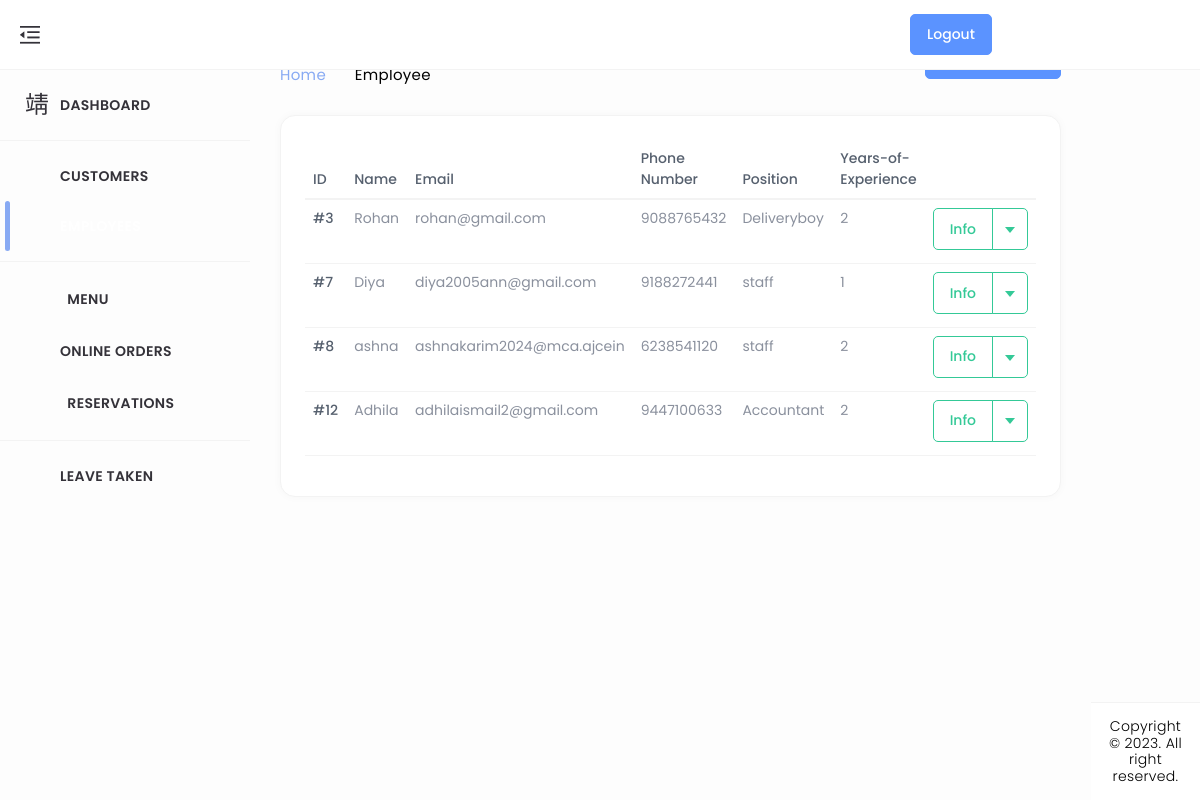
The app's page /emp_list/, older data.
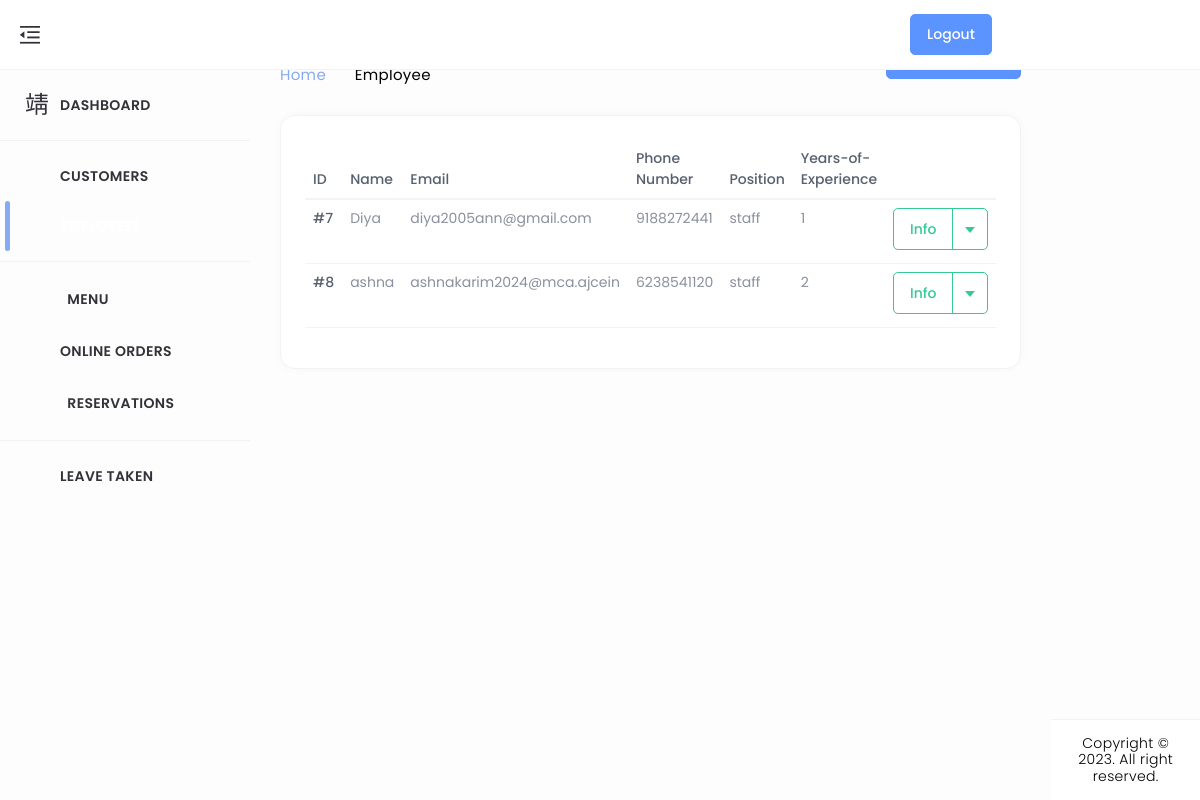
The same page, newer data.
### home/models.py (models this page shows, shortened)
class Employee(models.Model):
    position = models.CharField(max_length=100,editable=False,null=True,default='default')  # Field for the employee's position
    years_of_experience = models.PositiveIntegerField(null=True,default='default')  # Field for years of experience
    user=models.OneToOneField(CustomUser,on_delete=models.CASCADE)
    address = models.TextField(default='',null=True)  # Field for employee's address
    id_proof_number = models.CharField(max_length=100,default='',null=True)  # Field for employee's ID proof number
    education = models.CharField(max_length=100,default='',null=True)  # Field for employee's education
    qualification = models.CharField(max_length=100,default='',null=True)  # Field for employee's qualification
    emergency_name = models.CharField(max_length=100,default='',null=True)  # Field for emergency contact name
    emergency_contact_number = models.CharField(max_length=12,default='',blank=True, null=True)  # Field for emergency contact number
    image = models.ImageField(upload_to='employee_profile/', blank=True, null=True)
    active = models.BooleanField(default=True)

class CustomUser(AbstractUser):
    CUSTOMER = 1
    EMPLOYEE = 2
    ROLE_CHOICE = (
        (CUSTOMER, 'CUSTOMER'),
        (EMPLOYEE, 'EMPLOYEE'),
    )
    username=None
    first_name = None
    last_name = None
    USERNAME_FIELD = 'email'
    name = models.CharField(max_length=50)
    email = models.EmailField(max_length=100, unique=True)
    phone = models.CharField(max_length=12, blank=True)
    password = models.CharField(max_length=128)
    role = models.IntegerField(choices=ROLE_CHOICE, blank=True, null=True,default='1')
    is_admin = models.BooleanField(default=False)
    is_staff = models.BooleanField(default=False)
    is_active = models.BooleanField(default=True)
    is_superadmin = models.BooleanField(default=False)
    REQUIRED_FIELDS = ['name', 'phone']
    objects = UserManager()

### home/views.py (the view)
# urls.py: path('emp_list/',emp_list, name='emp_list'),
def emp_list(request):
    emp_lists = Employee.objects.all()  # Retrieve all menu items from the database
    return render(request,'admin_dashboard/emp-list.html',{'emp_lists':emp_lists})

### templates/admin_dashboard/emp-list.html (shortened to what the changed rows need)
{% load static %}
<!DOCTYPE html>
<html lang="en" dir="ltr">
<head>
	<link href="../../../../cdn.jsdelivr.net/npm/%40mdi/font%404.4.95/css/materialdesignicons.min.html" rel="stylesheet" />
	<link href="{% static 'assets/css/materialdesignicons.min.css' %}" rel="stylesheet" />
	<link href="{% static 'assets/plugins/simplebar/simplebar.css' %}" rel="stylesheet" />
	<link href="{% static 'assets/plugins/data-tables/datatables.bootstrap5.min.css' %}" rel='stylesheet'>
	<link href="{% static 'assets/plugins/data-tables/responsive.datatables.min.css' %}" rel='stylesheet'>
	<link id="{% static 'style.css' %}" rel="stylesheet" href="{% static 'assets/css/style.css' %}" />
</head>
<body id="body">
	<div class="wrapper">
		<div class="ec-page-wrapper">
			<div class="ec-content-wrapper">
				<div class="content">
					<div class="breadcrumb-wrapper d-flex align-items-center justify-content-between">
						<div>
							<h1>All Employees</h1>
						</div>
					</div>
					<div class="row">
						<div class="col-12">
							<div class="card card-default">
								<div class="card-body">
									<div class="table-responsive">
										<table id="responsive-data-table" class="table" style="width:100%">
											<thead>
												<tr>
													<th>ID</th>
													<th>Name</th>
													<th>Email</th>
													<th>Phone Number</th>
													<th>Position</th>
													<th>Years-of-Experience</th>
												</tr>
											</thead>
											<tbody>
												{% for list_emp in emp_lists %}
												{% if list_emp.active %}
												<tr>
													<td>#{{list_emp.id }}</td>
													<td>{{ list_emp.user.name }}</td>
													<td>{{ list_emp.user.email }}</td>
													<td>{{ list_emp.user.phone }}</td>
													<td>{{ list_emp.position }}</td>
													<td>{{ list_emp.years_of_experience }}</td>
													<td>
														<div class="btn-group mb-1">
															<button type="button" class="btn btn-outline-success">Info</button>
															<button type="button" class="btn btn-outline-success dropdown-toggle dropdown-toggle-split"
																data-bs-toggle="dropdown" aria-haspopup="true" aria-expanded="false" data-display="static">
															</button>
														</div>
													</td>
												</tr>
												{% endif %}
												{% endfor %}
											</tbody>
										</table>
									</div>
									</div>
								</div>
							</div>
						</div>
					</div>
				</div>
			</div>
		</div>
</body>
</html>

Row changes from the older to the newer data that the page shows:
no longer on this page (row edited): Employee: id "3", user.name "Rohan", user.email "rohan@gmail.com", user.phone "9088765432", position "Deliveryboy", years_of_experience "2"
no longer on this page (row edited): Employee: id "12", user.name "Adhila", user.email "adhilaismail2@gmail.com", user.phone "9447100633", position "Accountant", years_of_experience "2"
